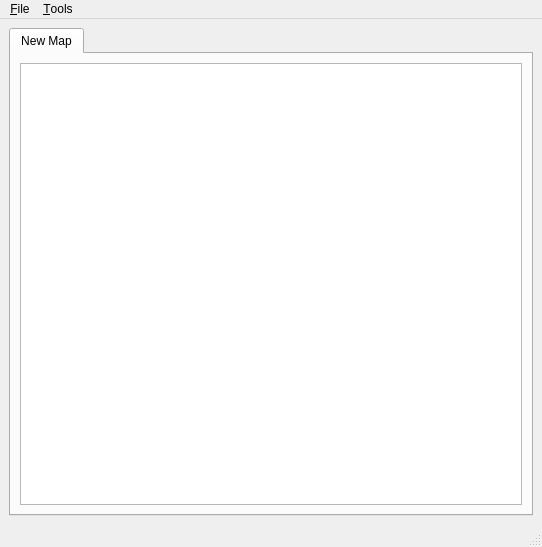
<ui version="4.0" >
 <class>mainWindow</class>
 <widget class="QMainWindow" name="mainWindow" >
  <property name="geometry" >
   <rect>
    <x>0</x>
    <y>0</y>
    <width>542</width>
    <height>547</height>
   </rect>
  </property>
  <property name="windowTitle" >
   <string>Map generator</string>
  </property>
  <property name="windowIcon" >
   <iconset/>
  </property>
  <widget class="QWidget" name="centralwidget" >
   <layout class="QGridLayout" >
    <item row="0" column="0" >
     <widget class="QTabWidget" name="tabWidget" >
      <property name="currentIndex" >
       <number>0</number>
      </property>
      <widget class="QWidget" name="tab" >
       <attribute name="title" >
        <string>New Map</string>
       </attribute>
       <layout class="QVBoxLayout" >
        <item>
         <widget class="QGraphicsView" name="mapGraphicsView" />
        </item>
       </layout>
      </widget>
     </widget>
    </item>
   </layout>
  </widget>
  <widget class="QMenuBar" name="menubar" >
   <property name="geometry" >
    <rect>
     <x>0</x>
     <y>0</y>
     <width>542</width>
     <height>26</height>
    </rect>
   </property>
   <widget class="QMenu" name="menu_File" >
    <property name="title" >
     <string>&amp;File</string>
    </property>
    <widget class="QMenu" name="menuRecentMaps" >
     <property name="title" >
      <string>Recent Maps</string>
     </property>
    </widget>
    <addaction name="actionNewMap" />
    <addaction name="actionOpenMap" />
    <addaction name="menuRecentMaps" />
    <addaction name="separator" />
    <addaction name="actionSaveMap" />
    <addaction name="actionSaveMapas" />
    <addaction name="actionSaveAllMaps" />
    <addaction name="separator" />
    <addaction name="actionCloseMap" />
    <addaction name="separator" />
    <addaction name="actionQuit" />
   </widget>
   <widget class="QMenu" name="menu_Tools" >
    <property name="title" >
     <string>&amp;Tools</string>
    </property>
    <addaction name="actionShowZoneInformation" />
    <addaction name="actionShowPaintWidget" />
   </widget>
   <addaction name="menu_File" />
   <addaction name="menu_Tools" />
  </widget>
  <widget class="QStatusBar" name="statusbar" />
  <action name="actionShowZoneInformation" >
   <property name="checkable" >
    <bool>true</bool>
   </property>
   <property name="checked" >
    <bool>false</bool>
   </property>
   <property name="text" >
    <string>Show &amp;zone Information</string>
   </property>
   <property name="shortcut" >
    <string>Ctrl+Z</string>
   </property>
  </action>
  <action name="actionNewMap" >
   <property name="text" >
    <string>New Map</string>
   </property>
   <property name="shortcut" >
    <string>Ctrl+N</string>
   </property>
  </action>
  <action name="actionOpenMap" >
   <property name="text" >
    <string>Open Map</string>
   </property>
   <property name="shortcut" >
    <string>Ctrl+O</string>
   </property>
  </action>
  <action name="actionNon" >
   <property name="text" >
    <string>non</string>
   </property>
  </action>
  <action name="actionSaveMap" >
   <property name="text" >
    <string>Save Map</string>
   </property>
   <property name="shortcut" >
    <string>Ctrl+S</string>
   </property>
  </action>
  <action name="actionSaveMapas" >
   <property name="text" >
    <string>Save Map as...</string>
   </property>
  </action>
  <action name="actionSaveAllMaps" >
   <property name="text" >
    <string>Save A&amp;ll Maps</string>
   </property>
   <property name="shortcut" >
    <string>Ctrl+L, Ctrl+S</string>
   </property>
  </action>
  <action name="actionCloseMap" >
   <property name="text" >
    <string>&amp;Close Map</string>
   </property>
   <property name="shortcut" >
    <string>Ctrl+W</string>
   </property>
  </action>
  <action name="actionQuit" >
   <property name="text" >
    <string>&amp;Quit</string>
   </property>
   <property name="shortcut" >
    <string>Ctrl+Q</string>
   </property>
  </action>
  <action name="actionShowPaintWidget" >
   <property name="checkable" >
    <bool>true</bool>
   </property>
   <property name="text" >
    <string>Show &amp;paint widget</string>
   </property>
   <property name="shortcut" >
    <string>Ctrl+P</string>
   </property>
  </action>
 </widget>
 <resources/>
 <connections/>
</ui>
